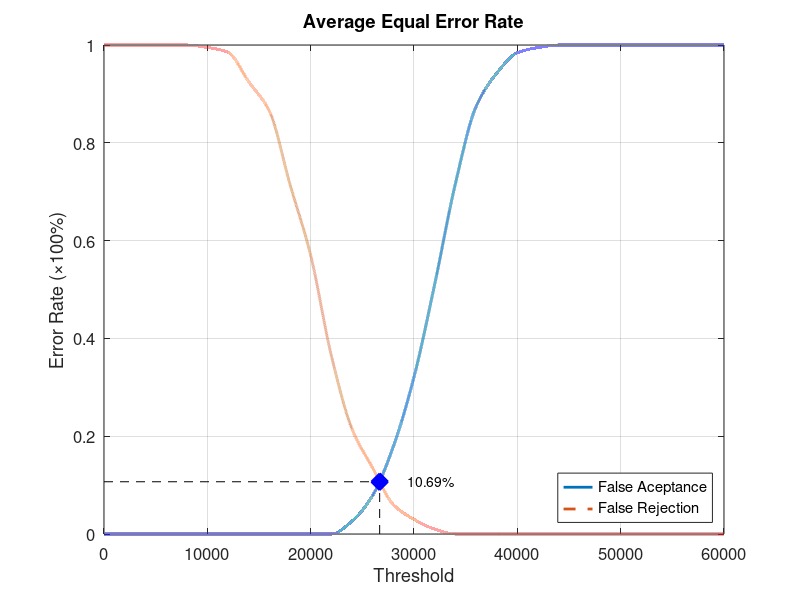
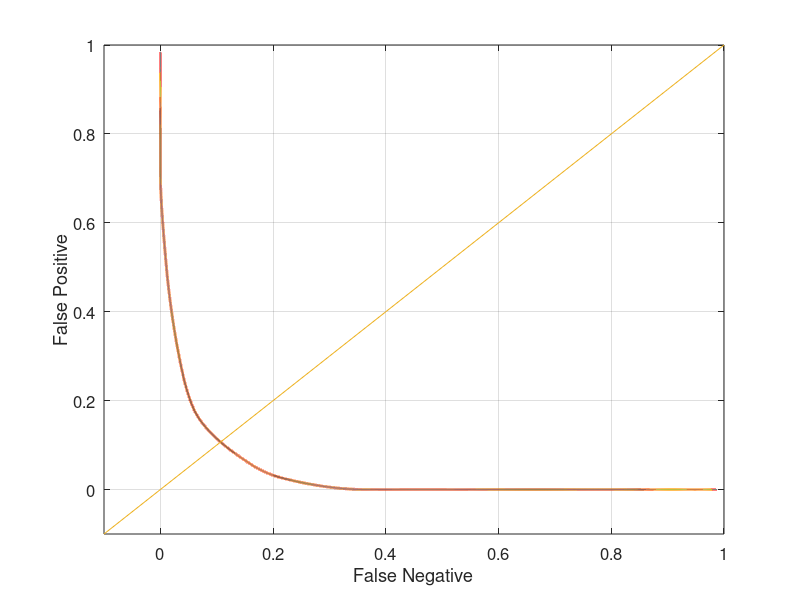

Write MATLAB code to recreate these figures, in order.
function yEER = Database5_3
close all;
clear;
clc;
x = 0:2000:60000;
xq = 0:0.5:60000;

y0 = [0 0 0 0 0 0 0 0 0 0 0 0 0.0263158 0.0789474 0.178947 0.321053 0.510526 0.715789 0.873684 0.942105 0.984211 0.994737 1 1 1 1 1 1 1 1 1];
yy0 = interp1(x, y0, xq, 'pchip');
y1 = [1 1 1 1 1 0.995 0.985 0.925 0.865 0.715 0.57 0.365 0.215 0.135 0.06 0.03 0.01 0 0 0 0 0 0 0 0 0 0 0 0 0 0];
yy1 = interp1(x, y1, xq, 'pchip');

% Calculating EER: 
y2 = abs(y0 - y1);
find(y2 == min(y2))
yy2 = abs(yy0 - yy1);
xEER = find(yy2 == min(yy2));
xEERIndex = xq(xEER) % X-axis EER
yEER = yy0(xEER) % Y-axis EER

main = figure
plot(xq, yy0,'-','LineWidth', 2);	hold on
plot(xq, yy1,'--','LineWidth', 2);	hold on
plot([xEERIndex xEERIndex], [0 yEER], 'k--');	hold on
plot([0 xEERIndex], [yEER yEER], 'k--');	hold on
plot(xEERIndex, yEER, 'bx', 'LineWidth', 10);	hold on
text(xEERIndex + 10 * xEERIndex / 100, yEER, [num2str(round((10000 * yEER)) / 100) '%'])
legend('False Aceptance', 'False Rejection', 'Location', 'SouthEast')
xlabel('Threshold')
ylabel('Error Rate (\times100%)')
title('Average Equal Error Rate')
set(gca, 'FontSize', 12)
axis([0 60000 0 1])
grid on

print(main, 'Database5_3Main', '-dpng');
FNRxFPR = figure('Color', [1 1 1]);
plot(yy1, yy0, '-', yy1, yy0, 'LineWidth', 2);
hold on
y = -0.1:0.1:1
plot(y, y); 
set(gca, 'FontSize', 12)
xlabel('False Negative')
ylabel('False Positive')
axis([-0.1 1 -0.1 1])
set(gca, 'FontSize', 12)
grid on

print(FNRxFPR, 'Database5_3FNRxFPR','-dpng');
end
